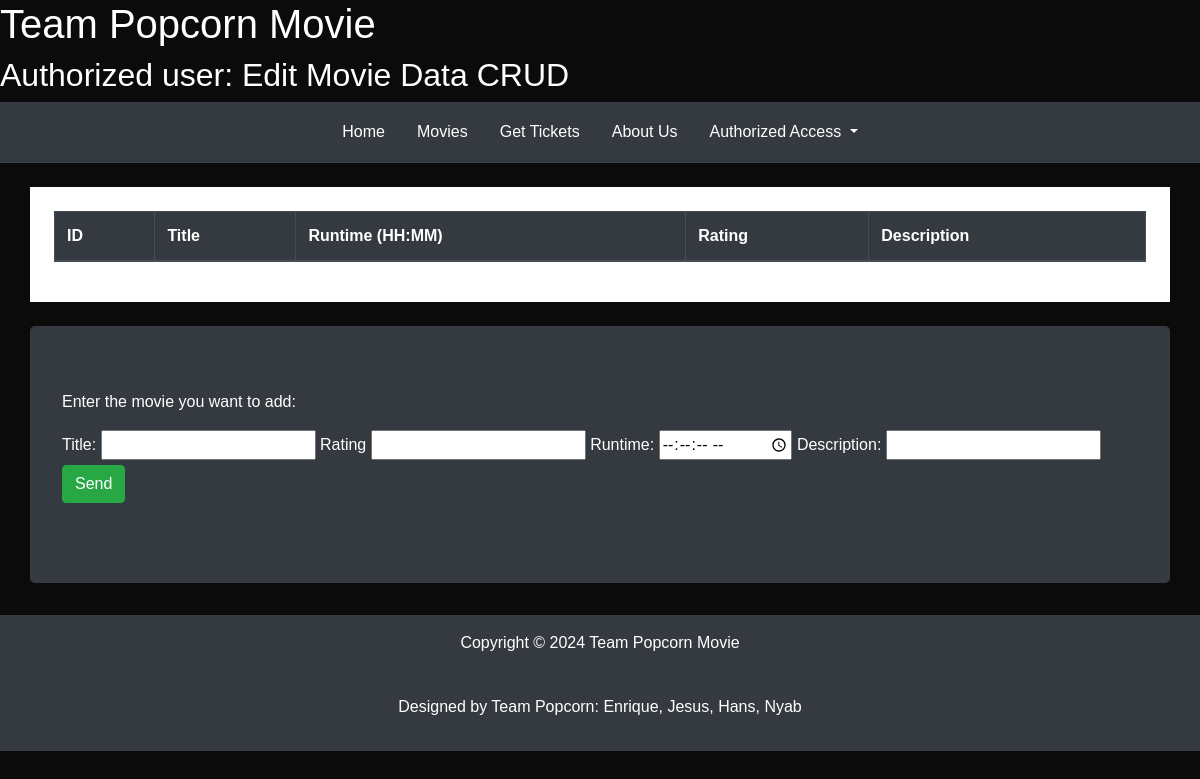
/pages/Movie-Database.php, run on an earlier commit of the app's database.
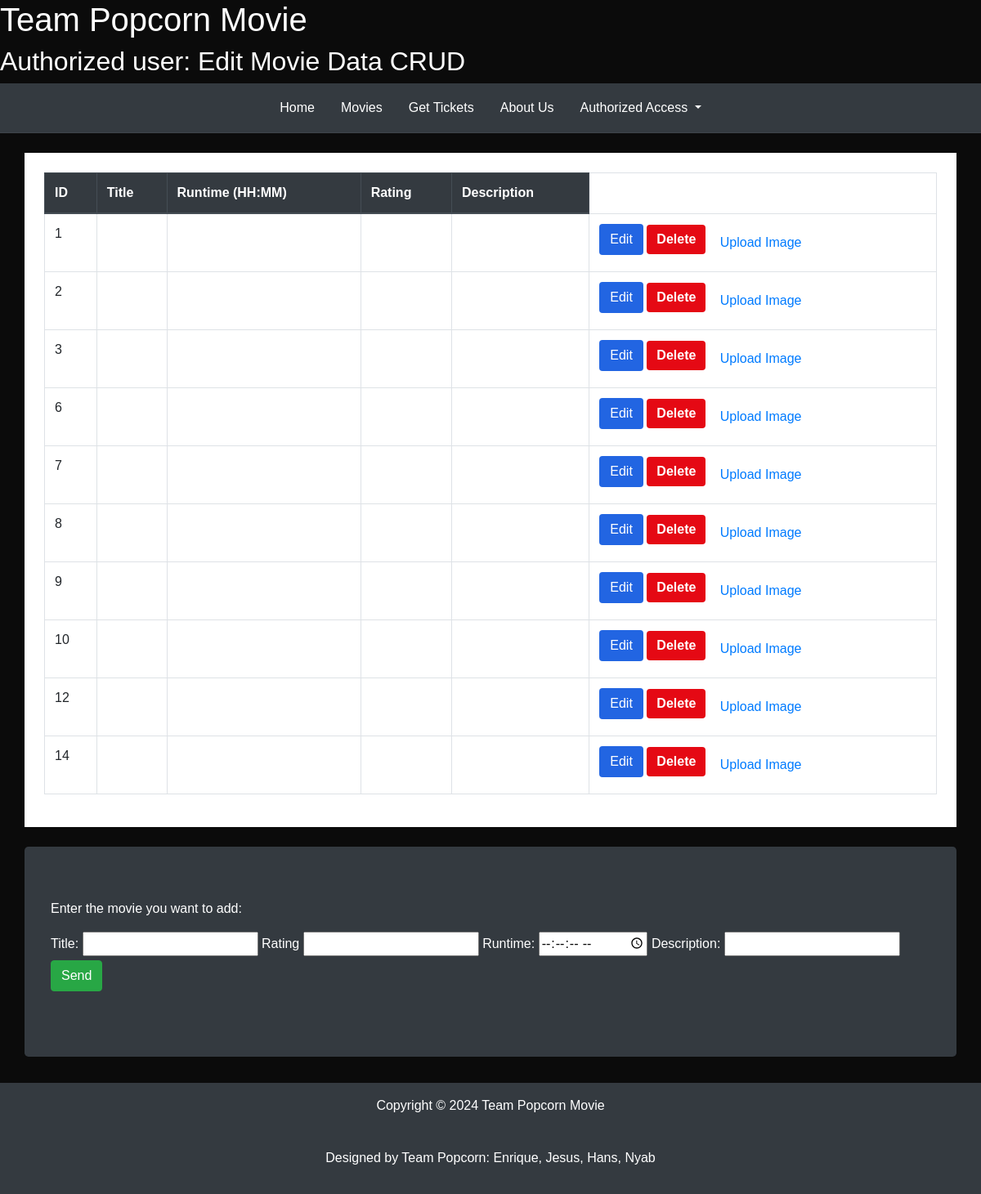
And on a later commit of the database.
### tables this page shows
CREATE TABLE `movies` (
  `movie_id` int(11) NOT NULL,
  `Title` varchar(200) NOT NULL,
  `Runtime` time NOT NULL,
  `Rating` decimal(3,1) NOT NULL,
  `Description` text NOT NULL,
  `image` varchar(255) NOT NULL
);

### pages/Movie-Database.php (the view, shortened to what this page needs)
<!DOCTYPE html>
<html lang="en">
<?php include "../config/header.php" ;?>
<body>
    <div>
        <h1 >Team Popcorn Movie</h1>
        <h2>Authorized user: Edit Movie Data CRUD</h2>
    </div>
    <nav class="navbar navbar-expand-lg bg-dark navbar-dark justify-content-center">
        <ul class="nav  nav-pills nav-fill">
            <li class="nav-item">
                <a class="nav-link text-white" href="../index.php">Home</a>
            </li>
            <li class="nav-item"><a class="nav-link text-white" href="movie-cards.php">Movies</a></li>
            <li class="nav-item">
                <a class="nav-link text-white" href="tickets-purchase.php">Get Tickets</a>
            </li>
            <li class="nav-item">
                <a class="nav-link text-white" href="aboutus.php">About Us</a>
            </li>
            <li class="nav-item dropdown">
                <a class="nav-link text-white dropdown-toggle" href="#" id="navbarDropdown" role="button" data-toggle="dropdown" aria-haspopup="true" aria-expanded="false">
                    Authorized Access
                </a>
            </li>
        </ul>
    </nav>
    <div>
        <div class="container-xl mt-4 p-4 bg-white ">
            <table class="table table-bordered table-hover> ">
                <thead class="thead-dark">
                    <th>ID</th>
                    <th>Title</th>
                    <th>Runtime (HH:MM)</th>
                    <th>Rating</th>
                    <th>Description</th>
                </thead>
                <tbody>
                    <?php
                    include "../config/connection.php";
                    $sql = "SELECT * FROM `movies`";
                    $result = $connection->query($sql);
                    while($row = $result->fetch_assoc()){
                        echo "<tr>
                            <td>" . $row["movie_id"] ."</td>
                            <td>" . $row["title"] ."</td>
                            <td>" . $row["runtime"] ."</td>
                            <td>" . $row["rating"] ."</td>
                            <td>" . $row["description"] ."</td>
                            <td>
                            <a href='../handlers/movies-edit.php?id=" . $row["movie_id"] . "' class='btn mb-2' style='background-color: #2265e2; color: white;'>Edit</a>
                            <a href='../handlers/movies-delete.php?id=" . $row["movie_id"] . "' onclick='return confirm(\"Delete this movie?\")' class='btn btn-danger mb-2'>Delete</a>
                            <a href='../handlers/movies-uploadimage.php?id=" . $row["movie_id"] . "' class='btn btn-link'>Upload Image</a>
                            </td>
                        </tr>";
                    }
                    ?>
                </tbody>
            </table>
        </div>
    </div>
    <div class="container jumbotron bg-dark text-white mt-4">
        <p> Enter the movie you want to add:</p>
        <form class="form-group " action="../handlers/movies-save.php" method="post">
            <label for="title">Title: </label>
            <input type="text" id="title" name="title" required >
            <label for="rating">Rating</label>
            <input type ="text" id="number" name="rating" min="0.0" step="0.1" max="10.0" required ></input>
            <label for="runtime">Runtime: </label>
            <input type="time" id="runtime" name="runtime" step="1" required>
            <label for="description">Description: </label>
            <input type="text"id="desc" name="description" required >
           <button class="btn btn-success" type="submit">Send</button>
        </form>
    </div>
<div class="container-fluid  bg-dark text-white text-center p-3 mt-3 ">
    <footer>
    <p>Copyright &copy; 2024 Team Popcorn Movie</p>
    <br>
    <p> Designed by Team Popcorn: Enrique, Jesus, Hans, Nyab</p>
    </footer>
</div>
</body>
</html>

### config/header.php (shortened to what this page needs)
<link rel="stylesheet" href="https://cdn.jsdelivr.net/npm/bootstrap@4.6.2/dist/css/bootstrap.min.css">
<link rel="stylesheet" href="/MovieWebsite/config/style.css">

### config/style.css (style rules this page uses)
body { background: #0b0b0b; color: #fff; font-family: Arial, Helvetica, sans-serif; margin: 0; padding: 0; }
.navbar { background: #141414; border-bottom: 1px solid rgba(255,255,255,0.05); padding: 10px 20px; display: flex; align-items: center; justify-content: center; gap: 15px; }
.navbar a { color: #fff; text-decoration: none; padding: 8px 16px; border-radius: 4px; transition: background 0.3s, color 0.3s; }
.btn-danger, .btn-primary { background: #e50914 !important; border: none !important; color: #fff !important; transition: 0.3s; font-weight: bold; }

What changed in the data, as far as the page shows it:
added movies: movie_id "1"
added movies: movie_id "2"
added movies: movie_id "3"
added movies: movie_id "6"
added movies: movie_id "7"
added movies: movie_id "8"
added movies: movie_id "9"
added movies: movie_id "10"
added movies: movie_id "12"
added movies: movie_id "14"
